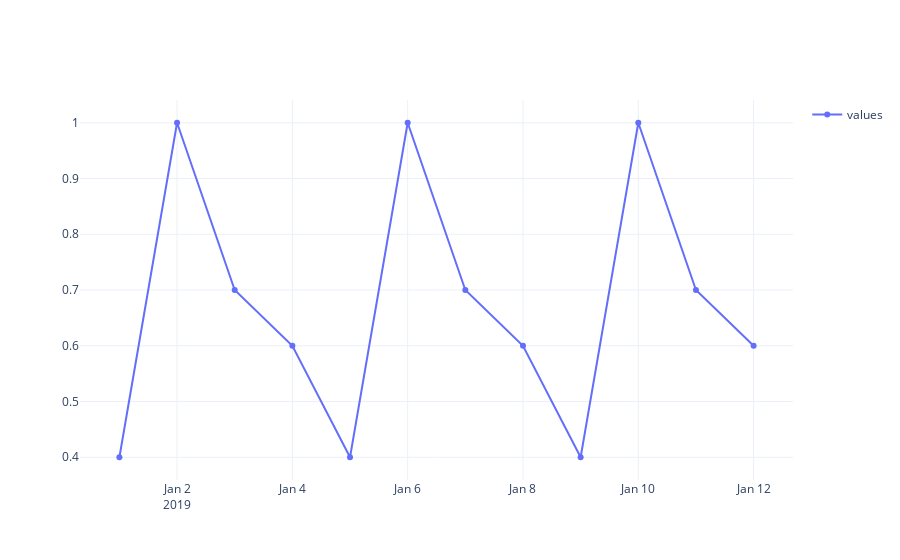
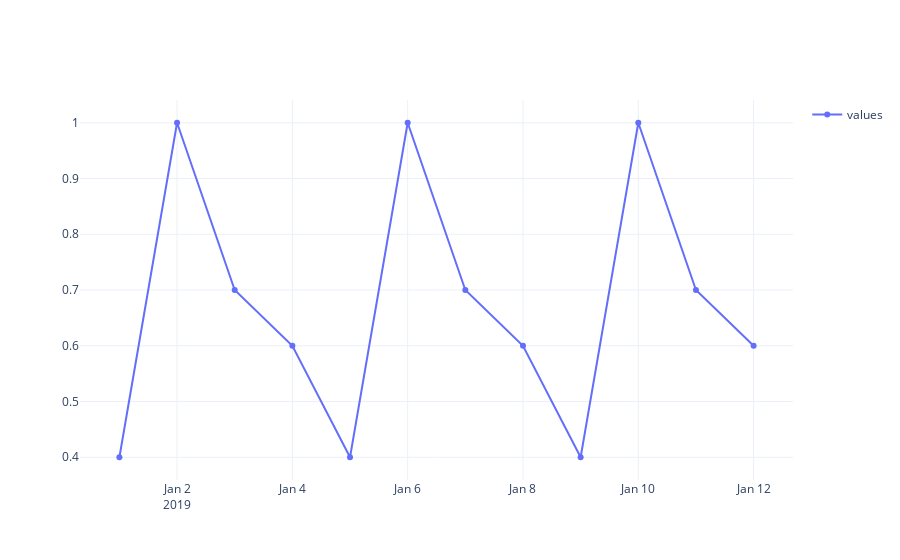

Notebook cell for these charts, in order:
### Code cell
ts_meta.plot()

### Figure 1 — Plotly figure (JSON) as saved in the notebook; plotly's stock layout.template omitted (floating-point values rounded to 4 significant figures)
{"data": [{"name": "values", "type": "scatter", "x": ["2019-01-01T00:00:00", "2019-01-02T00:00:00", "2019-01-03T00:00:00", "2019-01-04T00:00:00", "2019-01-05T00:00:00", "2019-01-06T00:00:00", "2019-01-07T00:00:00", "2019-01-08T00:00:00", "2019-01-09T00:00:00", "2019-01-10T00:00:00", "2019-01-11T00:00:00", "2019-01-12T00:00:00"], "y": [0.4, 1.0, 0.7, 0.6, 0.4, 1.0, 0.7, 0.6, 0.4, 1.0, 0.7, 0.6]}], "layout": {"showlegend": true}}

### Figure 2 — Plotly figure (JSON) as saved in the notebook; plotly's stock layout.template omitted (floating-point values rounded to 4 significant figures)
{"data": [{"name": "values", "type": "scatter", "x": ["2019-01-01T00:00:00", "2019-01-02T00:00:00", "2019-01-03T00:00:00", "2019-01-04T00:00:00", "2019-01-05T00:00:00", "2019-01-06T00:00:00", "2019-01-07T00:00:00", "2019-01-08T00:00:00", "2019-01-09T00:00:00", "2019-01-10T00:00:00", "2019-01-11T00:00:00", "2019-01-12T00:00:00"], "y": [0.4, 1.0, 0.7, 0.6, 0.4, 1.0, 0.7, 0.6, 0.4, 1.0, 0.7, 0.6]}], "layout": {"showlegend": true}}
